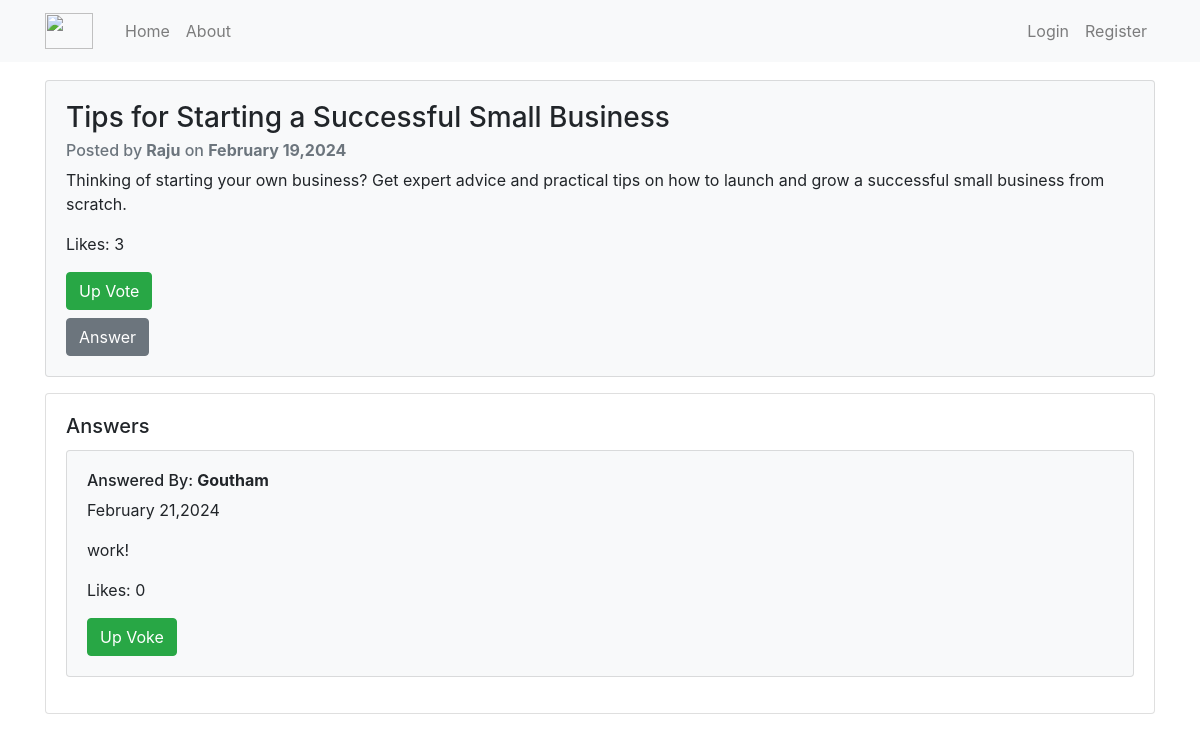
Screenshot of /question/5/ with the database file from the repository.
### main/models.py (models this page shows, shortened)
class Question(models.Model):
    title = models.CharField(max_length=100)
    description = models.TextField()
    author = models.ForeignKey(User, related_name='questions', on_delete=models.CASCADE)
    asked_on = models.DateTimeField(auto_now_add=True)
    votes = models.ManyToManyField(User, related_name='questions_liked', blank=True)

class Answer(models.Model):
    question = models.ForeignKey(Question, on_delete=models.CASCADE)
    answer = models.TextField()
    answered_by = models.ForeignKey(User, related_name='answers',on_delete=models.CASCADE)
    answered_on = models.DateTimeField(auto_now_add=True)
    votes = models.ManyToManyField(User, related_name='answers_liked', blank=True)

### main/views.py (the view)
# urls.py: path('question/<int:id>/',question_detail,name='question'),
def question_detail(request, id):
    context = {}
    try:
        question = Question.objects.prefetch_related("answer_set").get(id=id)
        question.user_liked = question.votes.filter(id=request.user.id).exists()
        context["question"] = question
        answers = question.answer_set.all()
        for answer in answers:
            answer.user_liked = answer.votes.filter(id=request.user.id).exists()
        context["answers"] = answers
    except Question.DoesNotExist as e:
        messages.warning(request,"Sorry, The page you requested does not exist.")
        print(e.__str__())
        return redirect(to="/")
    return render(request, "main/question.html", context)

### main/templates/main/question.html (shortened to what this page needs)
{%extends "main/base.html"%}
{% load crispy_forms_tags %}
{% block content%}
<div class="card bg-light mt-2">
    <div class="card-body">
        <h3 class="card-title">{{question.title}}</h>
            <h6 class="card-subtitle mb-2 text-muted">Posted by
                <strong>{{ question.author.username|capfirst }}</strong> on
                <strong>{{ question.asked_on|date:"F d,Y" }}</strong>
            </h6>
            <p class="card-text">{{ question.description }}</p>
            <div>
                <p class="card-text">Likes: {{ question.votes.count }}</p>
                {% if question.user_liked %}
                <form action="{%url 'upvote-question' question.id %}">
                    {% csrf_token %}
                    <input type="hidden" name="redirect_to" value={{request.path}}>
                    <button type="submit" class="btn btn-danger">Down Vote</button>
                </form>
                {%else%}
                <form action="{%url 'upvote-question' question.id %}">
                    <button type="submit" class="btn btn-success">Up Vote</button>
                </form>
                {%endif%}
                <a href="{%url 'answer' question.id%}" class="btn btn-secondary mt-2">Answer</a>
            </div>
    </div>
</div>
<div class="card mt-3">
    <div class="card-body">
        <h5 class="card-title">Answers</h5>
        {%if answers%}
        {% for ans in answers %}
        <div class="card bg-light mb-3">
            <div class="card-body">
                <h6 class="mt-0">Answered By: <strong> {{ ans.answered_by.username|capfirst }} </strong></h6>
                <p>{{ans.answered_on|date:"F d,Y"}}</p>
                <p>{{ans.answer}}</p>
                <p class="card-text">Likes: {{ ans.votes.count }}</p>
                {% if ans.user_liked %}
                <form action="{%url 'upvote-answer' ans.id %}">
                    <input type="hidden" name="redirect_to" value={{request.path}}>
                    <button type="submit" class="btn btn-danger">Down Voke</button>
                </form>
                {%else%}
                <form action="{%url 'upvote-answer' ans.id %}">
                    <button type="submit" class="btn btn-success">Up Voke</button>
                </form>
                {%endif%}
            </div>
        </div>
        {% endfor %}
        {%else%}
        <div>No Answers Yet</div>
        {%endif%}
    </div>
</div>
{%endblock content%}

### main/static/main/base.css (style rules this page uses)
a { text-decoration: none; color: inherit; }

### rows the page displays
Question: title "Tips for Starting a Successful Small Business", author.username "Raju", asked_on "February 19,2024", description "Thinking of starting your own business? Get expert advice and practical tips on how to launch and grow a successful small business from scratch.", votes.count "3"
Answer: answered_by.username "Goutham", answered_on "February 21,2024", answer "work!", votes.count "0"
